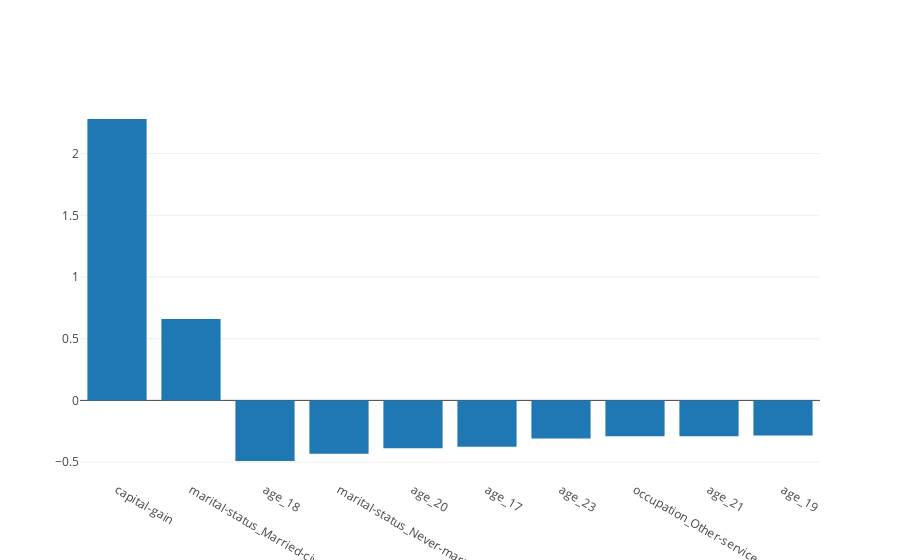

The notebook cell this image was saved under:
### Code cell
trace = go.Bar(x=names[:10], y=values[:10])

data = [trace]
layout = go.Layout()
fig = go.Figure(data=data, layout=layout)
iplot(fig, show_link=False)

### Figure 1 — Plotly figure (JSON) as saved in the notebook; plotly's stock layout.template omitted (floating-point values rounded to 4 significant figures)
{"data": [{"type": "bar", "uid": "1ea9ce8b-e5ab-42d3-bb32-4ec98dba0e41", "x": ["capital-gain", "marital-status_Married-civ-spouse", "age_18", "marital-status_Never-married", "age_20", "age_17", "age_23", "occupation_Other-service", "age_21", "age_19"], "y": [2.281, 0.6594, -0.4911, -0.4333, -0.3874, -0.3757, -0.3088, -0.2912, -0.2909, -0.2846]}], "layout": {}}
